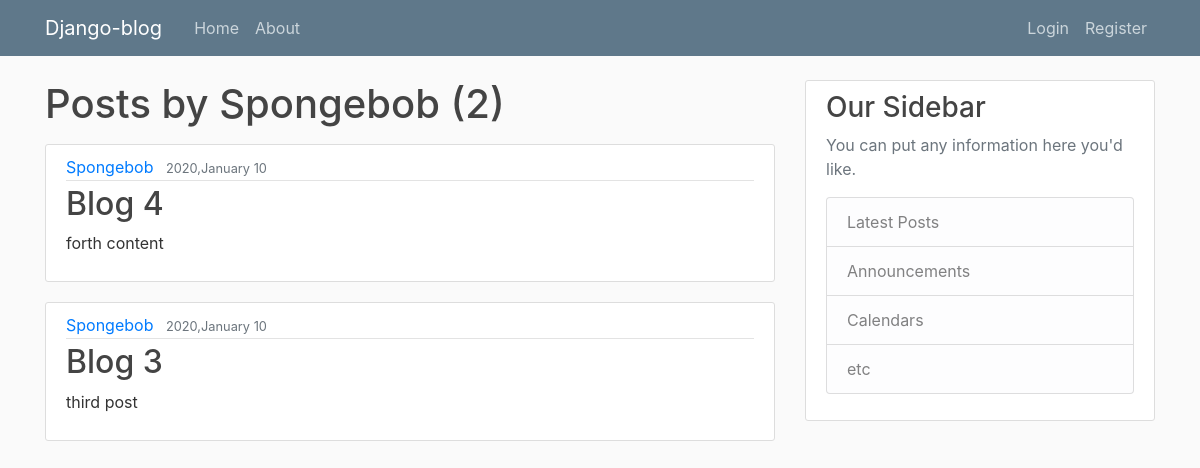
/user/Spongebob, run on an earlier commit of the app's database.
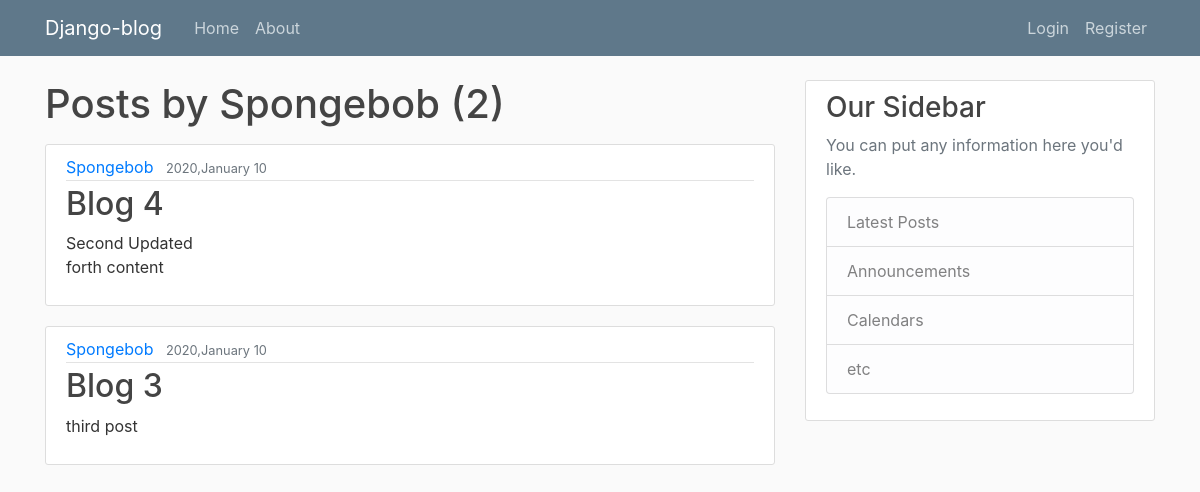
And on a later commit of the database.
### blog/models.py (models this page shows, shortened)
class Post(models.Model):
    title = models.CharField(max_length=100)
    content = models.TextField()
    date_posted = models.DateTimeField(default=timezone.now)
    author = models.ForeignKey(User, on_delete=models.CASCADE)

### blog/views.py (the view)
# urls.py: path('user/<str:username>', UserPostListView.as_view(), name="user-posts"),
class UserPostListView(ListView):
    model = Post
    template_name = 'blog/user_posts.html' #app_name/<model ko viewtype>.html
    context_object_name = 'posts'
    ordering = ['-date_posted']
    paginate_by = 5
    def get_queryset(self):
        user = get_object_or_404(User, username=self.kwargs.get('username'))
        return Post.objects.filter(author=user).order_by('-date_posted')

### blog/templates/blog/user_posts.html (shortened to what this page needs)
{% extends "blog/base.html" %}
{% block content%}
    <h1 class="mb-3" >Posts by {{ view.kwargs.username }} ({{ page_obj.paginator.count}})</h1>
    {% for post in posts %}
    <article class="media content-section">
        <div class="media-body">
            <div class="article-metadata">
                <a class="mr-2" href="{% url 'user-posts' post.author.username %}">{{ post.author }}</a>
                <small class="text-muted">{{ post.date_posted|date:"Y,F d" }}</small>
            </div>
            <h2><a class="article-title" href="{% url 'post-detail' post.id %}">{{ post.title }}</a></h2>
            <p class="article-content">{{ post.content }}</p>
        </div>
    </article>
    {% endfor %}
{% endblock content %}

What changed in the data, as far as the page shows it:
changed Post "Blog 4": content "forth content" → "Second Updated forth content"
